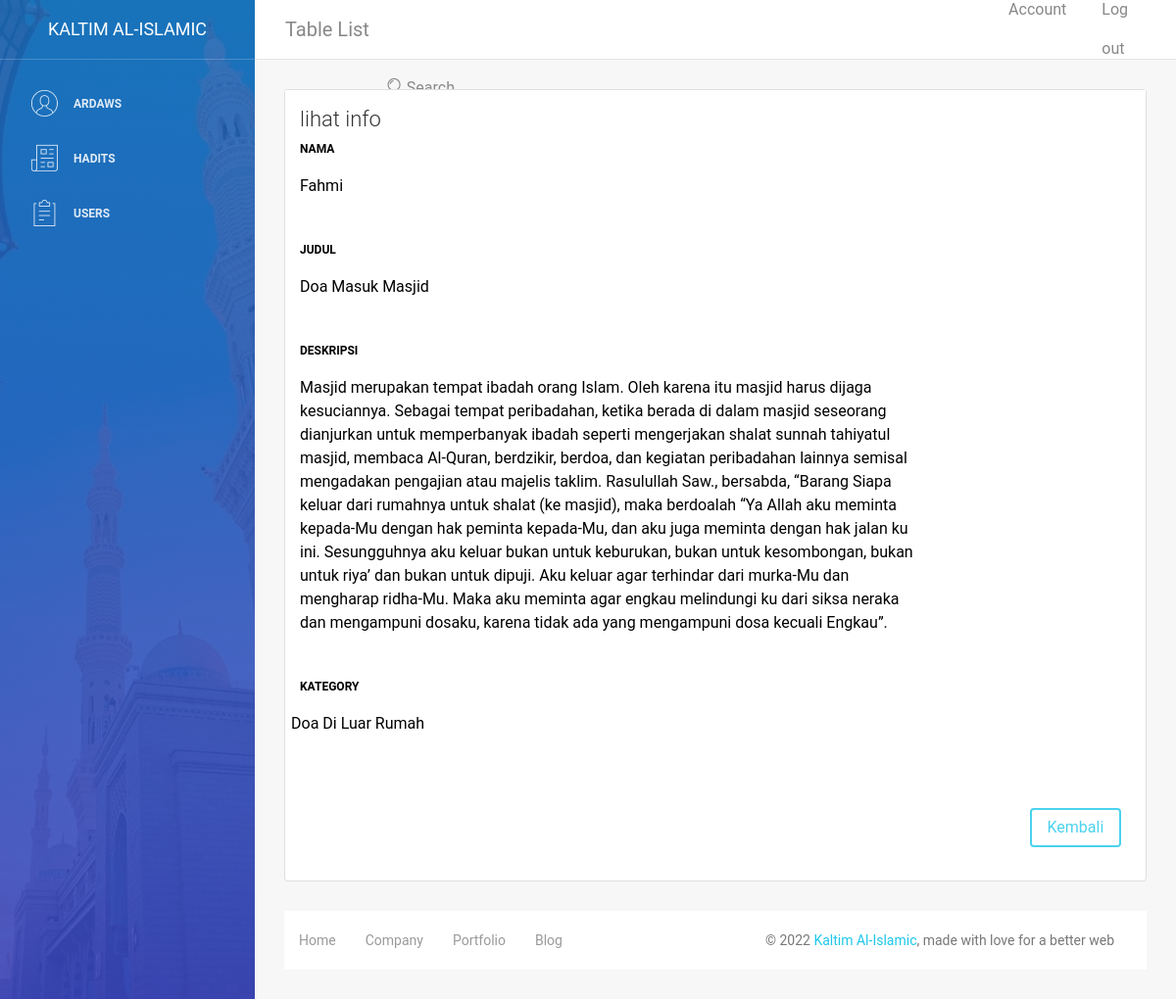
/dashboard/info/lihat/2 (signed in), run on the app's committed database.
### blog/models.py (models this page shows, shortened)
class Info(models.Model):
    nama = models.CharField(max_length=100, blank=True, null=True)
    judul = models.CharField(max_length=100)
    body = models.TextField()
    kategory = models.ForeignKey(Kategori, on_delete=models.CASCADE)
    date = models.DateTimeField(auto_now_add=True)
    class Meta:
        ordering = ['-date']
        verbose_name_plural = "Info"

class Kategori(models.Model):
    nama = models.CharField(max_length=20)
    def __str__(self):
        return self.nama
    class Meta:
        verbose_name_plural = "Kategori"

### blog/views.py (the view)
# urls.py: path('info/lihat/<str:id>', lihat_info, name='lihat_info'),
@login_required
def lihat_info(request, id):
    template_name = "back/lihat_info.html"
    info = Info.objects.get(id=id)
    context = {
        'title':'lihat info',
        'info': info,
    }
    return render(request, template_name, context)

### templates/back/lihat_info.html (shortened to what this page needs)
{% extends 'back/base.html' %}
{% block content %}
<div class="content">
    <div class="container-fluid">
        <div class="row">
            <div class="col-md-12">
                <div class="card">
                    <form class="form-horizontal" method="POST">
                        <div class="card-header">
                            <h4 class="card-title">
                                {{title}}
                            </h4>
                        </div>
                        <div class="card-content">
                            <div class="form-group">
                                <label class="col-md-3 control-label"><b style="color:black;">Nama</label>
                                <div class="col-md-9">
                                    <p>{{info.nama}}</p>
                                </div>
                        </div>
                            <div class="form-group">
                                <label class="col-md-3 control-label"><b style="color:black;">Judul</label>
                                <div class="col-md-9">
                                    <p>{{info.judul}}</p>
                                </div>
                        </div>
                            <div class="form-group">
                                <label class="col-md-3 control-label"><b style="color:black;">Deskripsi</label>
                                <div class="col-md-9">
                                   <p>{{info.body}}</p>
                                </div>
                        </div>
                            <div class="form-group">
                                <label class="col-md-3 control-label"><b style="color:black;">Kategory</b></label>
                                <div class="col-md-9">
                                  <p>{{info.kategory}}</p>
                                    </div>
                                </div>
                        </div>
                        <div class="card-footer text-right">
                            <div class="form-group">
                                <label class=col-md-3></label>
                                <div class="col-md-9">
                                    <a class="btn btn-info" href="{% url 'tabel_info' %}">Kembali</a>
                                </div>
                            </div>
                        </div>
                    </form>
                </div>
            </div>
        </div>
{% endblock content %}

### templates/back/menu.html
{% load static %}
<div class="sidebar-wrapper">
    <div class="logo">
        <a href="http://www.creative-tim.com" class="simple-text">
            Kaltim Al-Islamic
        </a>
    </div>
    <ul class="nav">
        <li>
            <a class="nav-link" href="./user.html">
                <i class="nc-icon nc-circle-09"></i>
                <p>
                    {{user}}
                </p>
            </a>
        </li>
        <li>
            <a class="nav-link" href="{% url 'tabel_info' %}">
                <i class="nc-icon nc-paper-2"></i>
                <p>Hadits</p>
            </a>
        </li>
        {% if request.session.is_operator == 'operator' %}
        <li>
            <a class="nav-link" href="{% url 'tabel_users' %}">
                <i class="nc-icon nc-notes"></i>
                <p>Users</p>
            </a>
        </li>
        {% endif %}
    </ul>
</div>

### data on the page
Info: nama "Fahmi", judul "Doa Masuk Masjid", body "Masjid merupakan tempat ibadah orang Islam. Oleh karena itu masjid harus dijaga kesuciannya. Sebagai tempat peribadahan, ketika berada di dalam masjid seseorang dianjurkan untuk memperbanyak ibadah seperti mengerjakan shalat sunnah tahiyatul masjid, membaca Al-Quran, berdzikir, berdoa, dan kegiatan peribadahan lainnya semisal mengadakan pengajian atau majelis taklim. Rasulullah Saw., bersabda, “Barang Siapa keluar dari rumahnya untuk shalat (ke masjid), maka berdoalah “Ya Allah aku meminta kepada-Mu dengan hak peminta kepada-Mu, dan aku juga meminta dengan hak jalan ku ini. Sesungguhnya aku keluar bukan untuk keburukan, bukan untuk kesombongan, bukan untuk riya’ dan bukan untuk dipuji. Aku…", kategory "Doa Di Luar Rumah"

### other printed values
{{ user }} "ARDAWS"
{{ title }} "lihat info"
